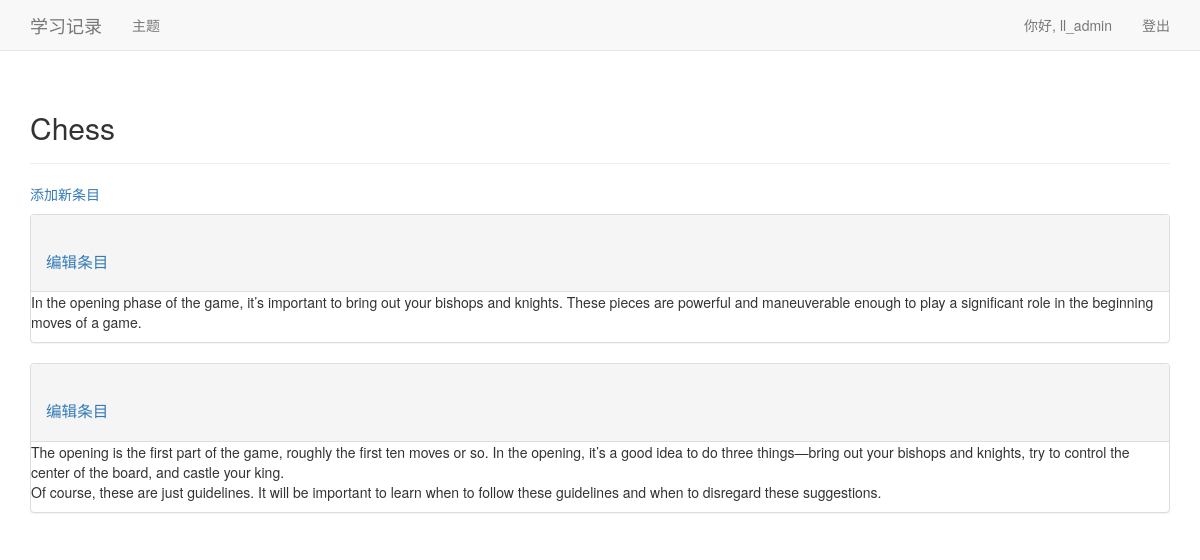
The page /topics/1/ (signed in) on the database its author committed.
### learning_logs/models.py (models this page shows, shortened)
class Topic(models.Model):
    text = models.CharField(max_length=200)
    date_added = models.DateTimeField(auto_now_add=True)
    owner = models.ForeignKey(User, on_delete=models.CASCADE)
    def __str__(self):
        return self.text

class Entry(models.Model):
    topic = models.ForeignKey(Topic, on_delete=models.CASCADE)
    text = models.TextField()
    data_added = models.DateTimeField(auto_now_add=True)
    class Meta:
        verbose_name_plural = 'entries'

### learning_logs/views.py (the view)
# urls.py: path(r'topics/<int:topic_id>/', views.topic, name='topic'),
@login_required
def topic(request, topic_id):
    topic = Topic.objects.get(id=topic_id)
    if topic.owner != request.user:
        raise Http404
    entries = topic.entry_set.order_by('-data_added')
    context = {'topic': topic, 'entries': entries}
    return render(request, 'learning_logs/topic.html', context)

### learning_logs/templates/learning_logs/topic.html (shortened to what this page needs)
{% extends 'learning_logs/base.html' %}
{% block header %}
  <h2>{{ topic }}</h2>
{% endblock header %}
{% block content %}
  <p>
    <a href="{% url 'learning_logs:new_entry' topic.id %}">添加新条目</a>
  </p>
  {% for entry in entries %}
    <div class="panel panel-default">
      <div class="panel-heading">
        <h3>
          <small>
            <a href="{% url 'learning_logs:edit_entry' entry.id %}">
              编辑条目</a>
          </small>
        </h3>
      </div>
      <div class="penal-body">
        {{ entry.text|linebreaks }}
      </div>
    </div>
  {% empty %}
    这个主题还没有条目。
  {% endfor %}
{% endblock content %}

### learning_logs/templates/learning_logs/base.html (shortened to what this page needs)
{% load bootstrap3 %}
<!DOCTYPE html>
<html lang="en">
  <head>
    {% bootstrap_css %}
  </head>
  <body>
    <nav class="navbar navbar-default navbar-static-top">
      <div class="container">
        <div class="navbar-header">
          <a class="navbar-brand" href="{% url 'learning_logs:index' %}">
              学习记录</a>
        </div>
        <div id="navbar" class="navbar-collapse collapsed">
          <ul class="nav navbar-nav">
            <li><a href="{% url 'learning_logs:topics' %}">主题</a></li>
          </ul>
          <ul class="nav navbar-nav navbar-right">
            {% if user.is_authenticated %}
              <li><a>你好, {{ user.username }}</a></li>
              <li><a href="{% url 'users:logout' %}">登出</a></li>
            {% else %}
              <li><a href="{% url 'users:register' %}">注册</a></li>
              <li><a href="{% url 'users:login' %}">登录</a></li>
            {% endif %}
          </ul>
        </div>
      </div>
    </nav>
    <div class="container">
      <div class="page-header">
        {% block header %}{% endblock header %}
      </div>
      <div>
        {% block content %}{% endblock content %}
      </div>
    </div>
  </body>
</html>

### rows shown on the page
Topic: text "Chess"
Entry: text "In the opening phase of the game, it’s important to bring out your bishops and knights. These pieces are powerful and maneuverable enough to play a significant role in the beginning moves of a game."
Entry: text "The opening is the first part of the game, roughly the first ten moves or so. In the opening, it’s a good idea to do three things—bring out your bishops and knights, try to control the center of the board, and castle your king. Of course, these are just guidelines. It will be important to learn when to follow these guidelines and when to disregard these suggestions."

### other values the page prints
{{ user.username }} "ll_admin"
